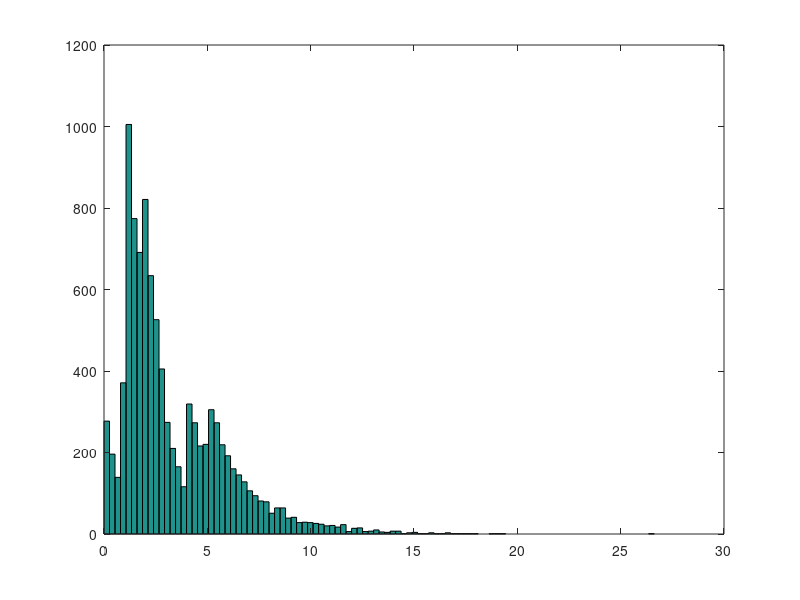

This chart was generated by the following MATLAB code:
function simulate_distribution_issue11
T = 1e4;
w = [1.73858, 7, 3.00003, 1.72803, 3.26699];
s = [0, 1, 1.81818, 4, 5];
mu = [0.9091, 1.00001, 1, 1, 2.35795];
w = w / sum(w);
r = [];
for i = 1 : numel(w)
	wT = floor(w(i) * T);
	r = [r, s(i) + exprnd(mu(i), 1, wT)]; %#ok<AGROW>
end

hist(r, 100);
fprintf('Sample Mean: %0.4E\n', mean(r));
fprintf('Expected Mean: %0.4E\n', sum(w .* (s + mu)));
end